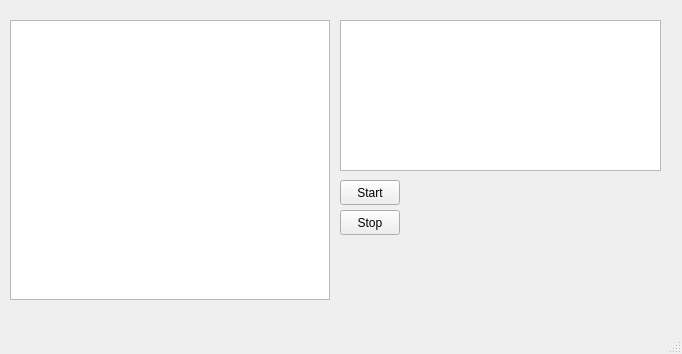
<?xml version="1.0" encoding="UTF-8"?>
<ui version="4.0">
 <class>MainWindow</class>
 <widget class="QMainWindow" name="MainWindow">
  <property name="geometry">
   <rect>
    <x>0</x>
    <y>0</y>
    <width>682</width>
    <height>354</height>
   </rect>
  </property>
  <property name="windowTitle">
   <string>MainWindow</string>
  </property>
  <widget class="QWidget" name="centralwidget">
   <widget class="GraphicsView" name="figure2">
    <property name="geometry">
     <rect>
      <x>10</x>
      <y>20</y>
      <width>320</width>
      <height>280</height>
     </rect>
    </property>
   </widget>
   <widget class="PlotWidget" name="figure1">
    <property name="geometry">
     <rect>
      <x>340</x>
      <y>20</y>
      <width>321</width>
      <height>151</height>
     </rect>
    </property>
   </widget>
   <widget class="QPushButton" name="buttonStart">
    <property name="geometry">
     <rect>
      <x>340</x>
      <y>180</y>
      <width>60</width>
      <height>25</height>
     </rect>
    </property>
    <property name="text">
     <string>Start</string>
    </property>
   </widget>
   <widget class="QPushButton" name="buttonStop">
    <property name="geometry">
     <rect>
      <x>340</x>
      <y>210</y>
      <width>60</width>
      <height>25</height>
     </rect>
    </property>
    <property name="text">
     <string>Stop</string>
    </property>
   </widget>
  </widget>
  <widget class="QMenuBar" name="menubar">
   <property name="geometry">
    <rect>
     <x>0</x>
     <y>0</y>
     <width>682</width>
     <height>21</height>
    </rect>
   </property>
  </widget>
  <widget class="QStatusBar" name="statusbar"/>
 </widget>
 <customwidgets>
  <customwidget>
   <class>GraphicsView</class>
   <extends>QGraphicsView</extends>
   <header location="global">pyqtgraph</header>
  </customwidget>
  <customwidget>
   <class>PlotWidget</class>
   <extends>QGraphicsView</extends>
   <header>pyqtgraph</header>
  </customwidget>
 </customwidgets>
 <resources/>
 <connections/>
</ui>
